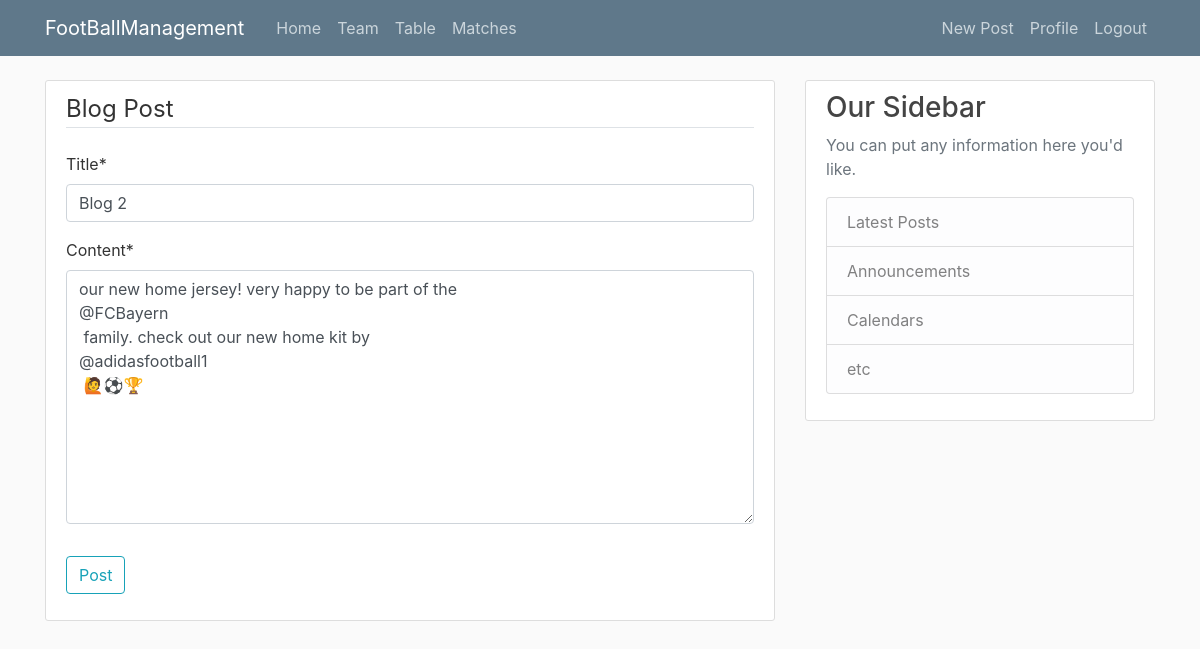
The app's page /post/5/update/ (signed in) with its own data.
### blog/models.py (models this page shows, shortened)
class post(models.Model):
    title = models.CharField(max_length=100)
    content = models.TextField()
    date_posted = models.DateTimeField(default=timezone.now)
    author = models.ForeignKey(User, on_delete=models.CASCADE)

### blog/views.py (the view, shortened to what this page needs)
# urls.py: path('post/<int:pk>/update/', PostUpdateView.as_view(), name='post-update'),
class PostUpdateView(LoginRequiredMixin, UserPassesTestMixin, UpdateView):
    model = post
    fields = ['title', 'content']
    def test_func(self):
        post = self.get_object()
        if self.request.user == post.author:
            return True
        return False

### blog/templates/blog/post_form.html (shortened to what this page needs)
{% extends 'blog/base.html' %}
{% load crispy_forms_tags %}
{% block content %}
	<div class="content-section">
		<form method="POST">
			<fieldset class="form-group">
				<legend class="border-bottom mb-4">Blog Post</legend>
				{{form|crispy}}
			</fieldset>
			<div class='form-group'>
				<button class="btn btn-outline-info" type='submit'>Post</button>
			</div>
		</form>
	</div>
{% endblock %}

### blog/static/blog/main.css (style rules this page uses)
body { background: #fafafa; color: #333333; margin-top: 5rem; }
.content-section { background: #ffffff; padding: 10px 20px; border: 1px solid #dddddd; border-radius: 3px; margin-bottom: 20px; }

### records on screen
post: title "Blog 2", content "our new home jersey! very happy to be part of the @FCBayern family. check out our new home kit by @adidasfootball1 🙋⚽️🏆"
